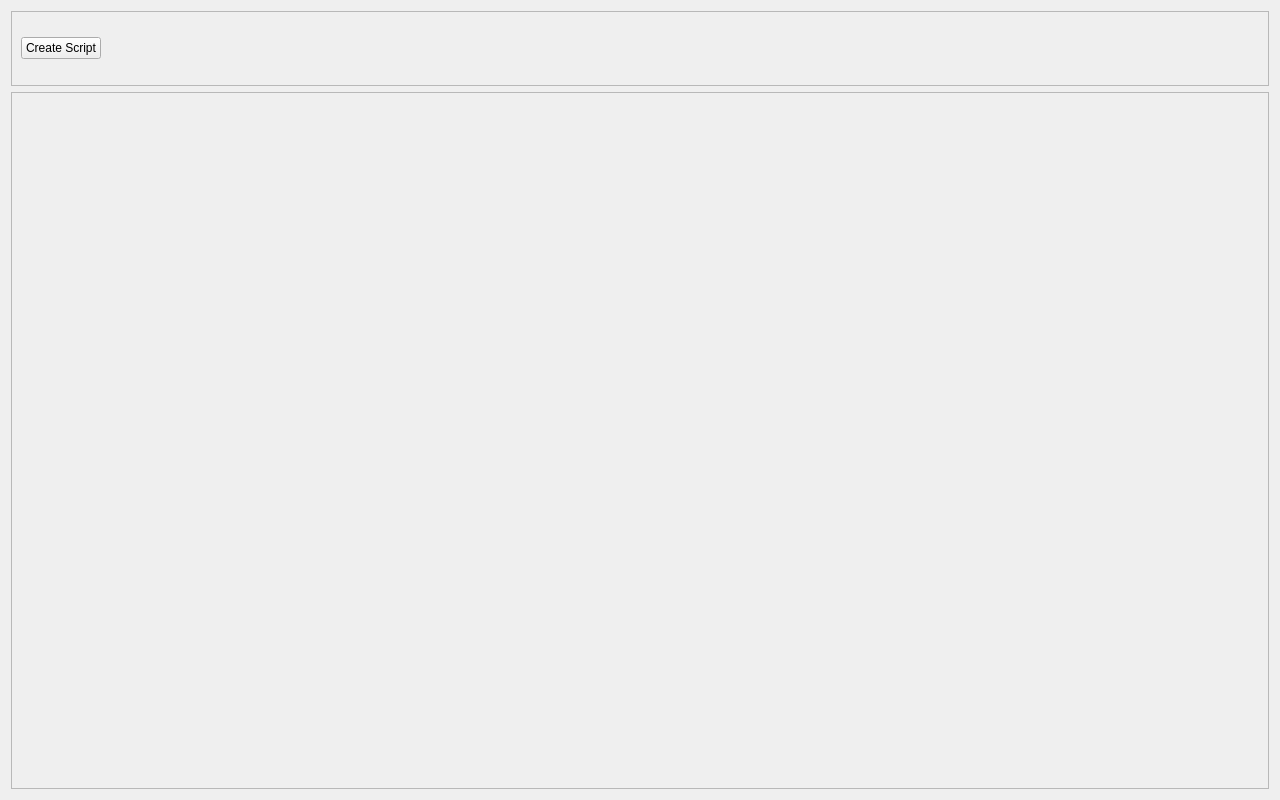
<?xml version="1.0" encoding="UTF-8"?>
<ui version="4.0">
 <class>Form</class>
 <widget class="QWidget" name="Form">
  <property name="geometry">
   <rect>
    <x>0</x>
    <y>0</y>
    <width>1280</width>
    <height>800</height>
   </rect>
  </property>
  <property name="windowTitle">
   <string>Form</string>
  </property>
  <layout class="QVBoxLayout" name="verticalLayout">
   <item>
    <widget class="QFrame" name="frame">
     <property name="maximumSize">
      <size>
       <width>16777215</width>
       <height>75</height>
      </size>
     </property>
     <property name="frameShape">
      <enum>QFrame::Shape::StyledPanel</enum>
     </property>
     <property name="frameShadow">
      <enum>QFrame::Shadow::Raised</enum>
     </property>
     <layout class="QHBoxLayout" name="horizontalLayout">
      <item>
       <widget class="QPushButton" name="createScriptBtn">
        <property name="text">
         <string>Create Script</string>
        </property>
       </widget>
      </item>
      <item>
       <spacer name="horizontalSpacer">
        <property name="orientation">
         <enum>Qt::Orientation::Horizontal</enum>
        </property>
        <property name="sizeHint" stdset="0">
         <size>
          <width>897</width>
          <height>20</height>
         </size>
        </property>
       </spacer>
      </item>
     </layout>
    </widget>
   </item>
   <item>
    <widget class="QFrame" name="frame_2">
     <property name="frameShape">
      <enum>QFrame::Shape::StyledPanel</enum>
     </property>
     <property name="frameShadow">
      <enum>QFrame::Shadow::Raised</enum>
     </property>
    </widget>
   </item>
  </layout>
 </widget>
 <resources/>
 <connections/>
</ui>
